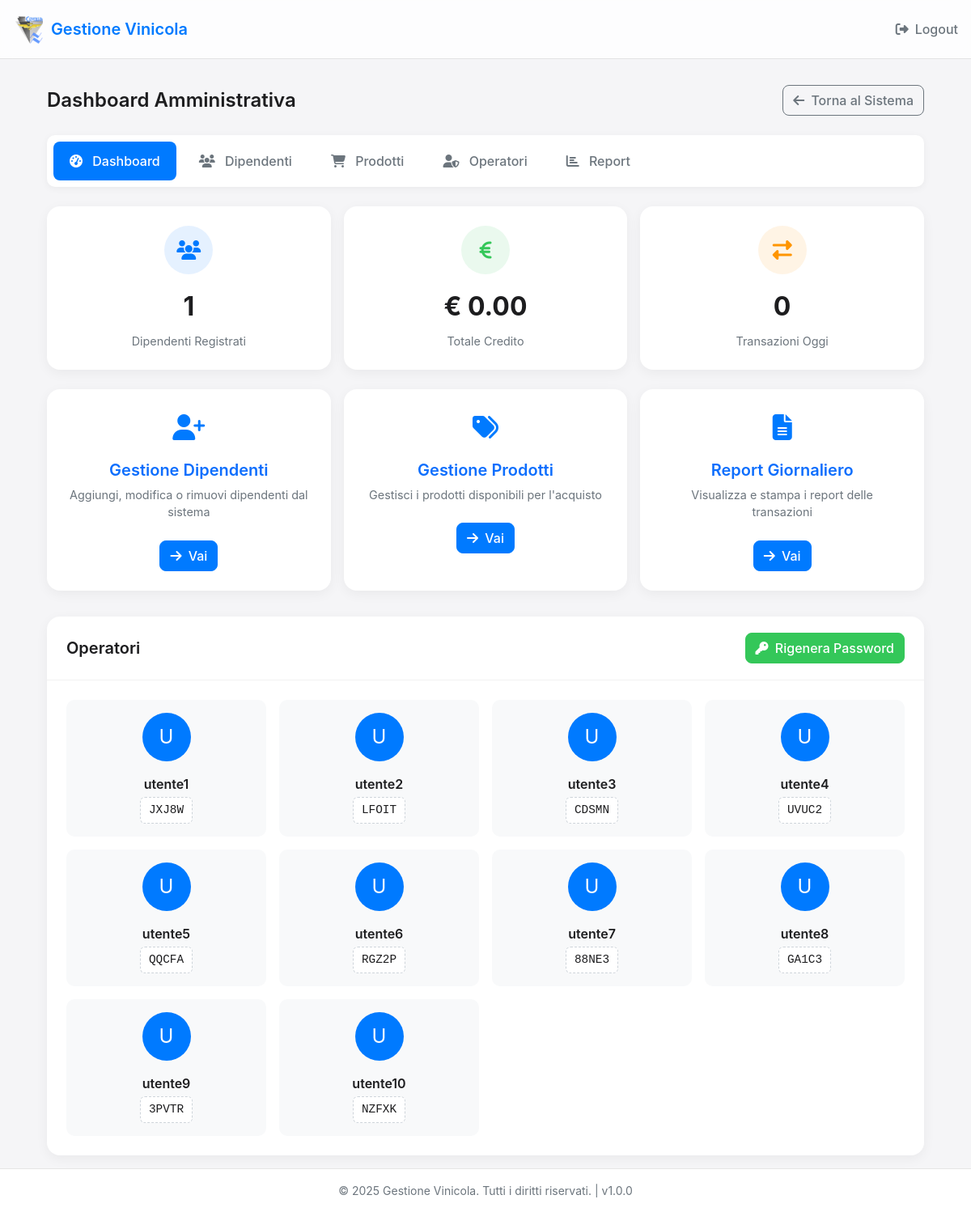
/admin/dashboard (signed in), run on an earlier commit of the app's database.
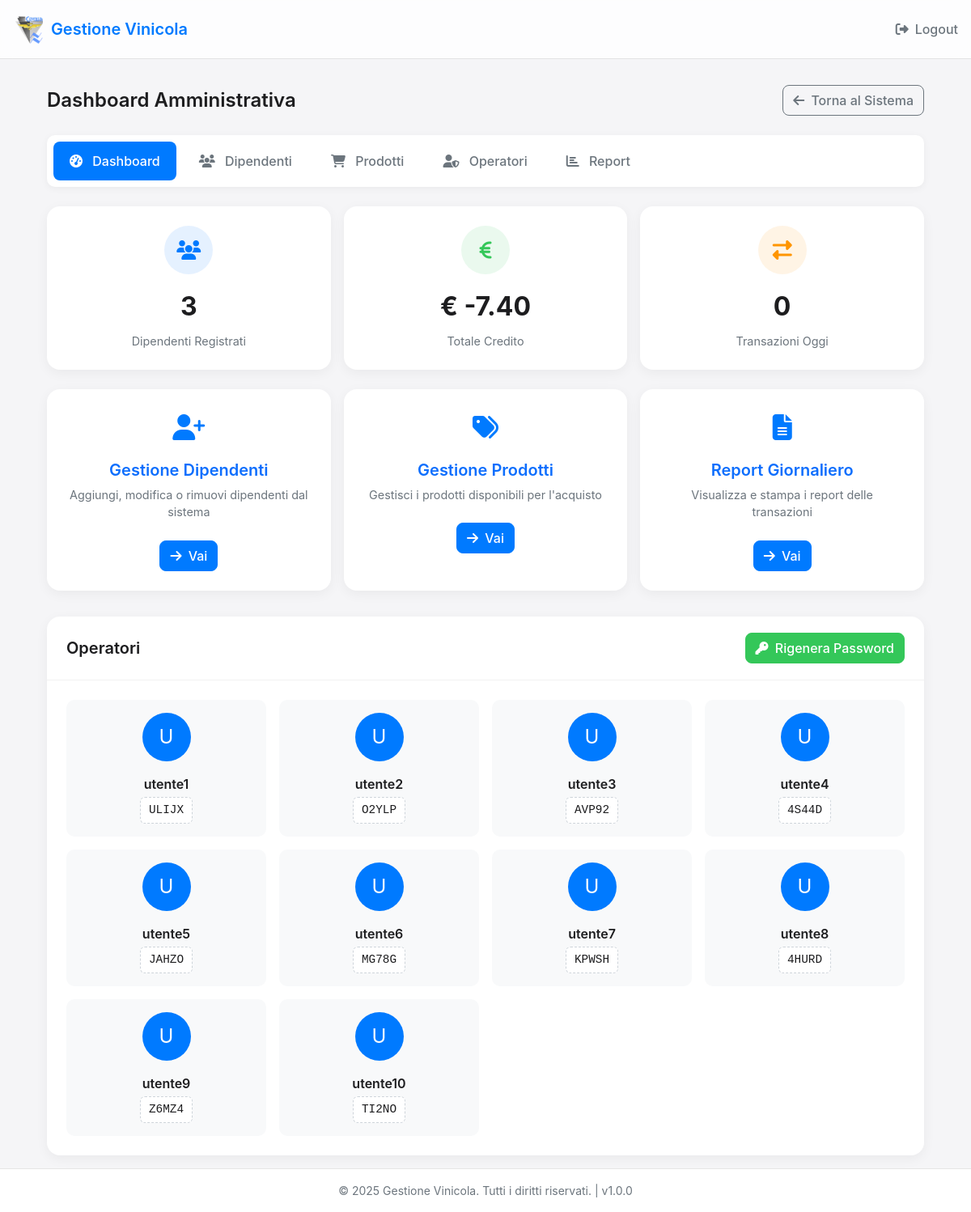
And on a later commit of the database.
### app.py (models this page shows)
class Operator(db.Model):
    id = db.Column(db.Integer, primary_key=True)
    username = db.Column(db.String(50), unique=True)  # utente1, utente2, ecc.
    password = db.Column(db.String(10))  # Password in chiaro per facilità di uso (5 caratteri)
    active = db.Column(db.Boolean, default=True)

### app.py (the view)
@app.route('/admin/dashboard')
def admin_dashboard():
    if session.get('admin_logged_in') != True:
        return redirect(url_for('admin_login'))
    employees_count = Employee.query.count()
    total_credit = db.session.query(db.func.sum(Employee.credit)).scalar() or 0
    transactions_today = Transaction.query.filter(
        Transaction.timestamp >= datetime.today().replace(hour=0, minute=0, second=0)
    ).count()
    operators = Operator.query.all()
    return render_template(
        'admin_dashboard.html',
        employees_count=employees_count,
        total_credit=float(total_credit),
        transactions_today=transactions_today,
        operators=operators
    )

### app.py (called while the page is built)
@app.context_processor
def inject_app_info():
    now = datetime.now()
    return {
        'app_name': app.config['APP_NAME'],
        'app_version': app.config['APP_VERSION'],
        'now': now
    }

### templates/admin_dashboard.html (shortened to what the changed rows need)
{% extends "base.html" %}
{% block content %}
<div class="admin-container">
    <div class="admin-header">
        <h1 class="admin-title">Dashboard Amministrativa</h1>
    </div>
    <div class="stats-row">
        <div class="stat-card">
            <div class="stat-icon stat-icon-blue">
                <i class="fas fa-users"></i>
            </div>
            <div class="stat-value">{{ employees_count }}</div>
            <div class="stat-label">Dipendenti Registrati</div>
        </div>
        <div class="stat-card">
            <div class="stat-icon stat-icon-green">
                <i class="fas fa-euro-sign"></i>
            </div>
            <div class="stat-value">€ {{ "%.2f"|format(total_credit) }}</div>
            <div class="stat-label">Totale Credito</div>
        </div>
    </div>
    <div class="operators-section">
        <div class="operators-card">
            <div class="operators-grid">
                {% for operator in operators %}
                <div class="operator-card">
                    <div class="operator-avatar">
                        {{ operator.username[0]|upper }}
                    </div>
                    <div class="operator-username">{{ operator.username }}</div>
                    <div class="operator-password">{{ operator.password }}</div>
                </div>
                {% endfor %}
            </div>
        </div>
    </div>
</div>
{% endblock %}

What changed in the data, as far as the page shows it:
changed Operator "utente1": password "JXJ8W" → "ULIJX"
changed Operator "utente2": password "LFOIT" → "O2YLP"
changed Operator "utente3": password "CDSMN" → "AVP92"
changed Operator "utente4": password "UVUC2" → "4S44D"
changed Operator "utente5": password "QQCFA" → "JAHZO"
changed Operator "utente6": password "RGZ2P" → "MG78G"
changed Operator "utente7": password "88NE3" → "KPWSH"
changed Operator "utente8": password "GA1C3" → "4HURD"
changed Operator "utente9": password "3PVTR" → "Z6MZ4"
changed Operator "utente10": password "NZFXK" → "TI2NO"
Also different on the page:
{{ employees_count }}: "1" → "3"
{{ "%.2f"|format(total_credit) }}: "0.00" → "-7.40"
